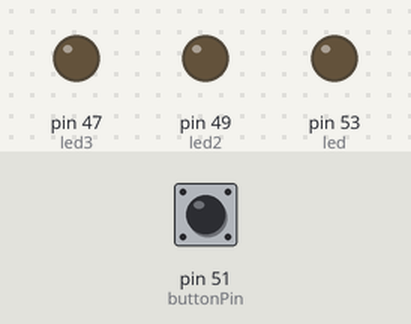
This sketch was run on a simulated Arduino Mega 2560, built with avr-gcc and run on an emulated ATmega2560. On the bench: output pins drawn as LEDs (lit = HIGH). Inputs (shaded band) come from the test bench; at power-on: pin 51 (buttonPin) HIGH.

Above: at 1.2 s.
1.3 s: pin 51 (buttonPin) pulled LOW for 0.15 s
At 2.4 s:
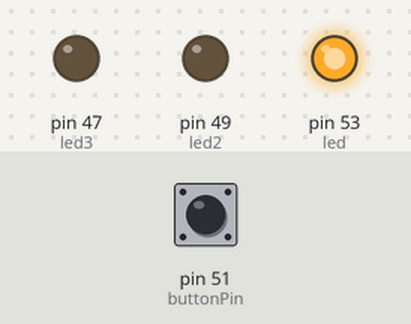
2.9 s: pin 51 (buttonPin) pulled LOW for 1 s
At 4.9 s:
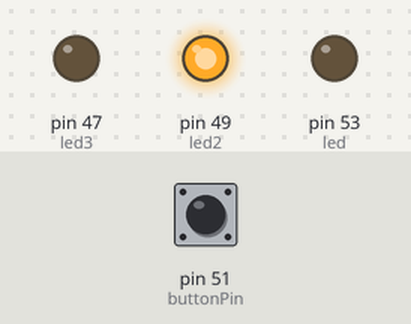
5.4 s: pin 51 (buttonPin) pulled LOW for 3.2 s
At 9.6 s:
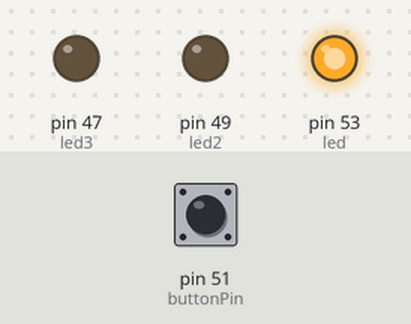
Timing chart, 0 to 11.1 s (numbered marks = the images above; inputs shaded):
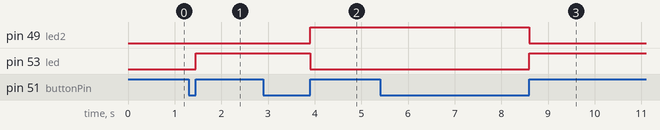

The sketch:

boutonpoussoir.ino
```cpp
int buttonPin = 51;
int led = 53;
int led2 = 49;
int led3=47;
int buttonState = 0;
bool etat = 0;
unsigned long BP = 0;
unsigned long BPD = 0; //suivre la duree d'enfoncement
const unsigned long LPD = 1000;//pour définir la durée de maintien d'un appui long.

void setup() {
  pinMode(led2, OUTPUT);
  pinMode(led, OUTPUT);
  pinMode(led3, OUTPUT);
  pinMode(buttonPin, INPUT_PULLUP);
}

void loop() {
  buttonState = digitalRead(buttonPin);

  if (buttonState == LOW) {
    BP = millis();
    while (digitalRead(buttonPin) == LOW) { //vérifier si le bouton est toujours maintenu enfoncé et pour mesurer la durée d'enfoncement.
      BPD = millis() - BP;
      if (BPD >= LPD) {
        return;
      }
    }

    if (etat == 0) {
      etat = 1;
      digitalWrite(led, HIGH);
      digitalWrite(led2, LOW);
      digitalWrite(led3, LOW);
    }
    else if (etat == 1)  {
      etat = 0;
      digitalWrite(led, LOW);
      digitalWrite(led2, HIGH);
      digitalWrite(led3, LOW);
    }
    else {

      digitalWrite(led, LOW);
      digitalWrite(led2, LOW);
      digitalWrite(led3, HIGH);
      }
    delay(300); // eviter le rebond
  }
}
```

Measured:
- after the input at 1.3 s, pin 53 (led): LOW → HIGH after 0.15 s
- after the input at 2.9 s, pin 49 (led2): LOW → HIGH after 1.0 s; pin 53 (led): HIGH → LOW after 1.0 s
- after the input at 5.4 s, pin 49 (led2): HIGH → LOW after 3.2 s; pin 53 (led): LOW → HIGH after 3.2 s
